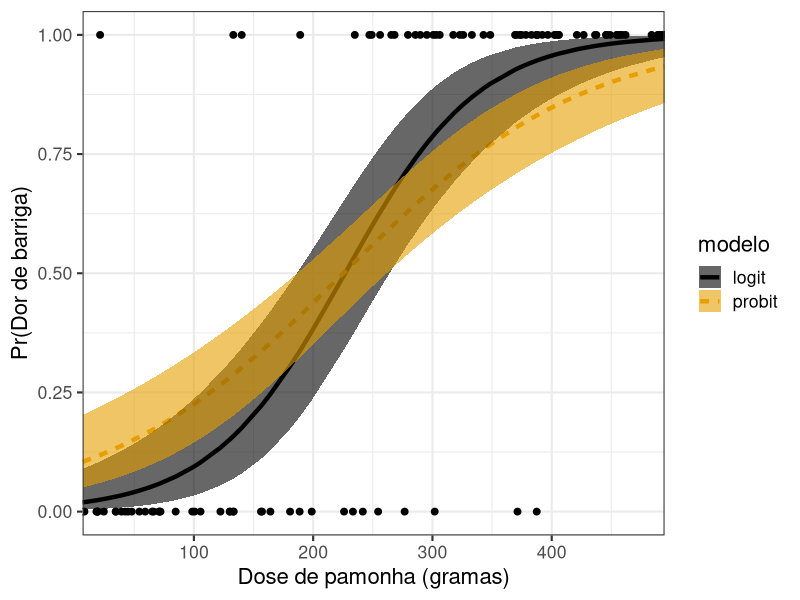
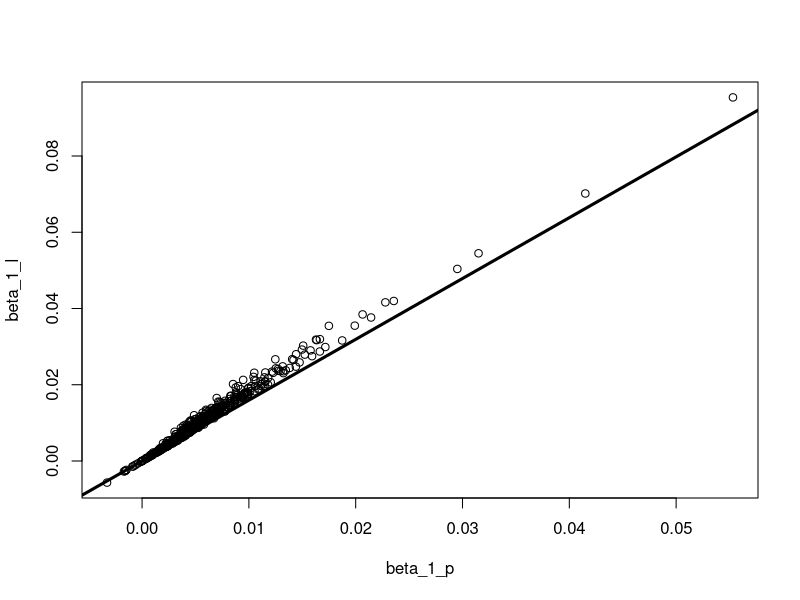
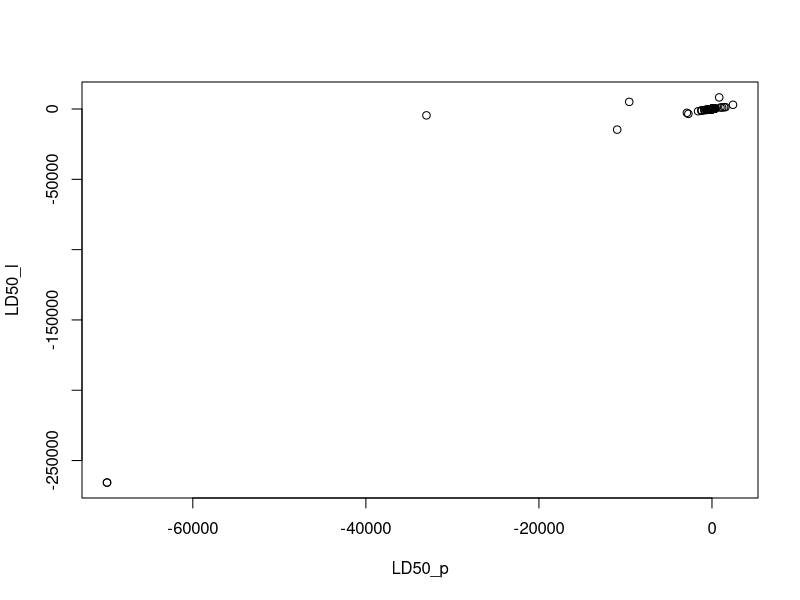
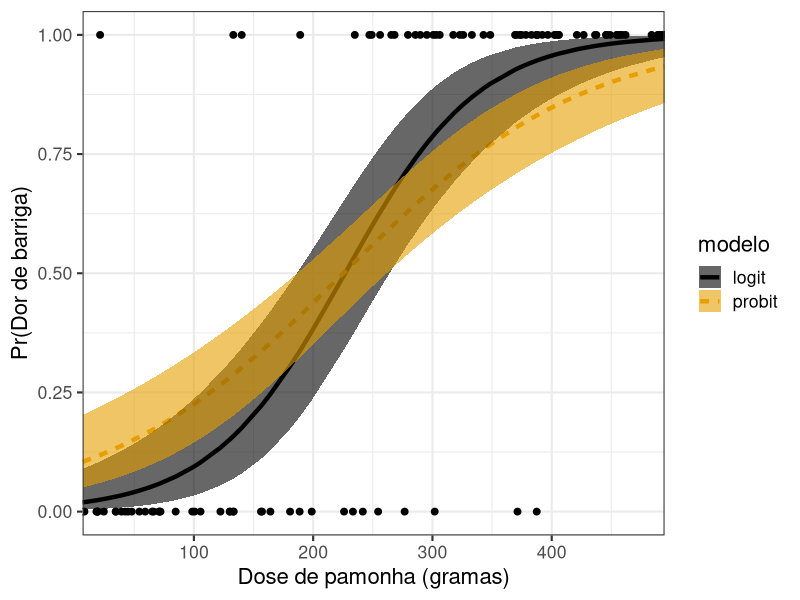

Write R code to recreate these figures, in order.
logit <- function (x) 
{
  log(x/(1 - x))
}
invlogit <- function (x) 
{
  1/(1 + exp(-x))
}
get_preds <- function(fit, alpha = 0.95){
  raw.preds <- predict(fit, se.fit = TRUE)
  Z <- qnorm(p = (1 + alpha)/2)
  link.lwr <- raw.preds$fit - Z*raw.preds$se.fit
  link.upr <- raw.preds$fit + Z*raw.preds$se.fit
  
  out <- data.frame(dose = fit$model$doses,
                    pred = invlogit(raw.preds$fit),
                    lwr = invlogit(link.lwr),
                    upr = invlogit(link.upr))
  return(out)
}
#######
beta0 <- arm::logit(.025)
beta1 <- 1.6E-2

set.seed(666)

n <- 100
doses <- runif(n, 0, 500) 
thetas <- arm::invlogit(beta0 + beta1 * doses)
Ys <- rbinom(n = n, size = 1, prob = thetas)

fit.logit <- glm(Ys~doses, family = binomial("logit"))
fit.probit <- glm(Ys~doses, family = binomial("probit"))

summary(fit.logit)
summary(fit.probit)

coef(fit.logit)[2]/coef(fit.probit)[2]

preds.logit <- get_preds(fit.logit)
preds.logit$modelo <- "logit"

preds.probit <- get_preds(fit.probit)
preds.probit$modelo <- "probit"

data4plot <- data.frame(
  dose = doses,
  dor = Ys
)
preds4plot <- rbind(preds.logit, preds.probit)

library(ggplot2)

the.plot <- ggplot(data = data4plot,
       aes(x = dose, y = dor)) +
  geom_point(size = 2) + 
  geom_line(data = preds4plot, 
            aes(x = dose, y = pred,
                colour = modelo, linetype = modelo),
            linewidth = 1.5) +
  geom_ribbon(data = preds4plot,
            aes(x = dose,
                ymin = lwr, ymax = upr,
                fill = modelo, linetype = modelo),
            alpha = .6,
            inherit.aes = FALSE) +
  scale_colour_manual(values = c("grey1", "#E69F00")) +
  scale_fill_manual(values = c("grey1", "#E69F00")) +
  scale_x_continuous("Dose de pamonha (gramas)", expand = c(0, 0)) +
  scale_y_continuous("Pr(Dor de barriga)") +
 theme_bw(base_size = 16)

the.plot

ggsave(
  plot = the.plot,
  filename = "palmirinha_dor.pdf",
  scale = 1,
  width = 297,
  height = 210,
  units = "mm",
  dpi = 300
)


### Now, a lil simulation 

simulate_and_fit <- function(n, i){
  
  beta0 <- rnorm(1, mean = 0, sd = .5)
  beta1 <- rnorm(1, mean = 1e-2, sd = 5e-3)
  doses <- runif(n, 0, 500) 
  thetas <- arm::invlogit(beta0 + beta1 * doses)
  Ys <- rbinom(n = n, size = 1, prob = thetas)
  
  fit.logit <- glm(Ys~doses, family = binomial("logit"))
  fit.probit <- glm(Ys~doses, family = binomial("probit"))
  
  return(data.frame(beta_0_l = coef(fit.logit)[1],
                    beta_0_p = coef(fit.probit)[1],
                    beta_1_l = coef(fit.logit)[2],
                    beta_1_p = coef(fit.probit)[2],
                    replicate = i))
}

Nrep <- 500
simus <- lapply(1:Nrep, function(i){
  simulate_and_fit(n = 100, i = i)
})
results <- do.call(rbind, simus)

results$LD50_l <- -results$beta_0_l/(results$beta_1_l + 1E-4)
results$LD50_p <- -results$beta_0_p/(results$beta_1_p + 1E-4)

plot(beta_1_l ~ beta_1_p, results)
abline(a = 0, b =  2 * sqrt(2/pi), lwd = 3)

plot(LD50_l ~ LD50_p, results)
